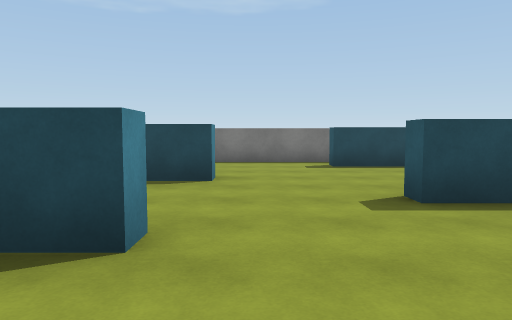
view 1 (above)

21 first-person views from a walk through a Unity game level. The camera is 1.4 m above the floor, tilts 4° down and sees 70° across. The floor is counted in squares, 2 m on a side. Each view is taken from the middle of a square. On the plan, view 1 faces up. The plan holds only what a view shows up to about 11 squares ahead; the rest is blank. The player is left out. Surface patterns are stand-ins for the level's own textures.

view 2
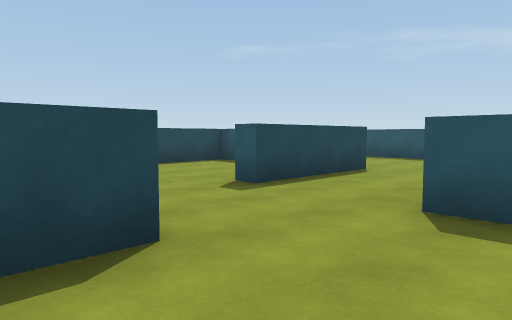

view 3
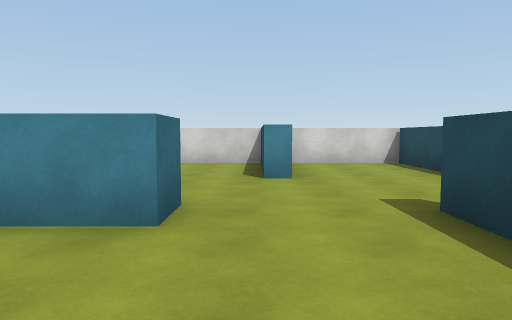

view 4
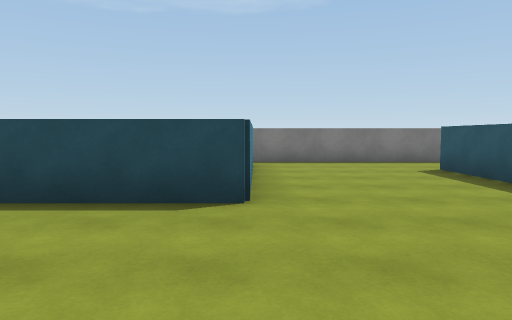

view 5
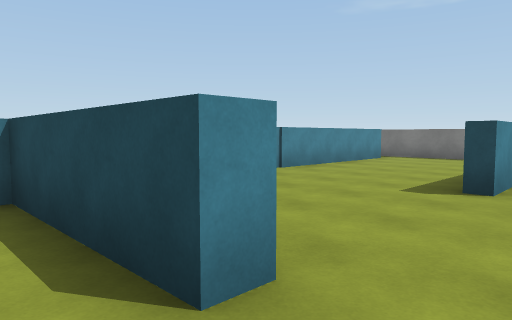

view 6
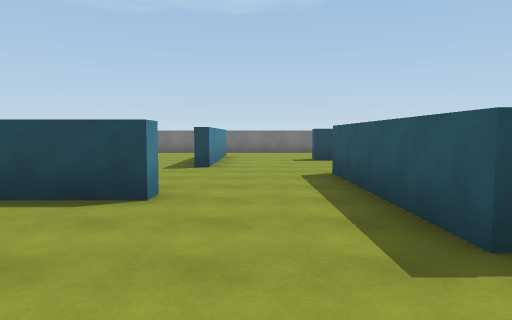

view 7
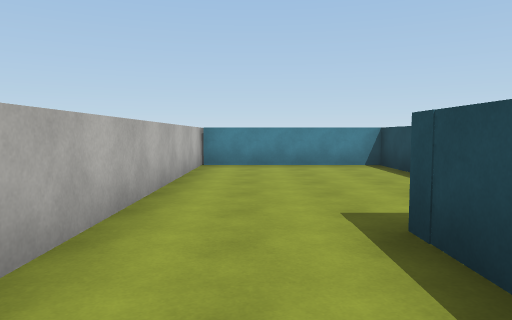

view 8
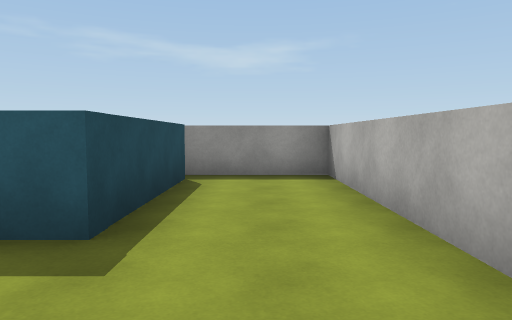

view 9
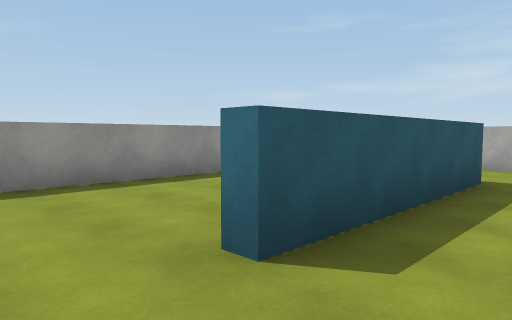

view 10
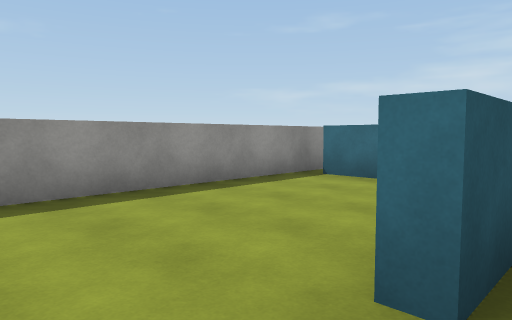

view 11
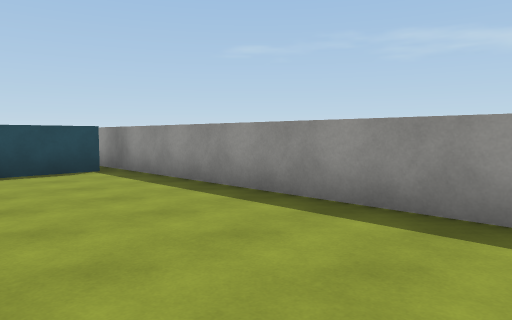

view 12
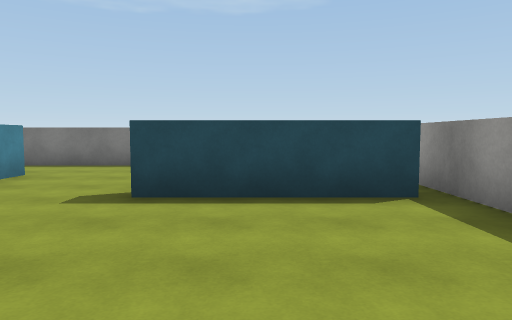

view 13
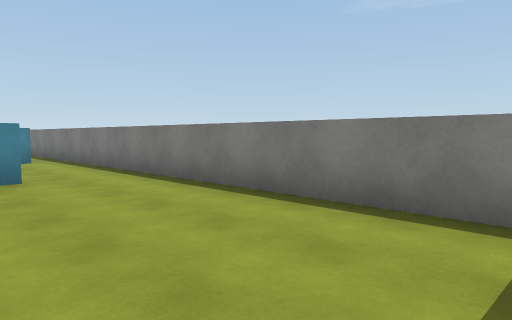

view 14
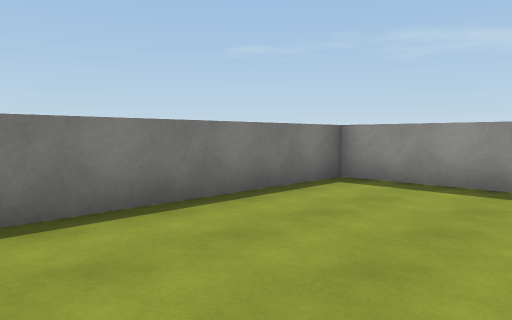

view 15
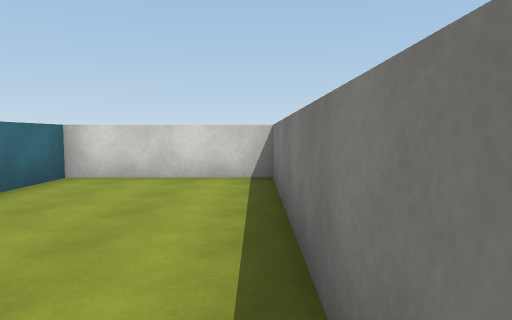

view 16
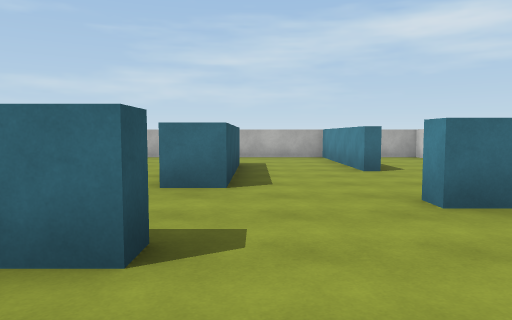

view 17
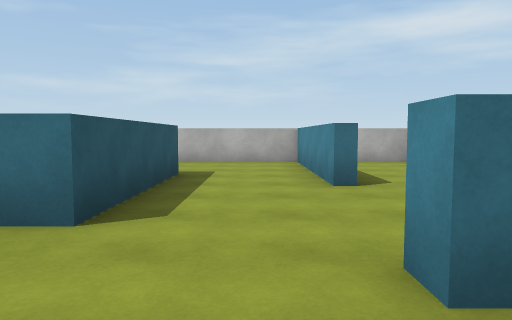

view 18
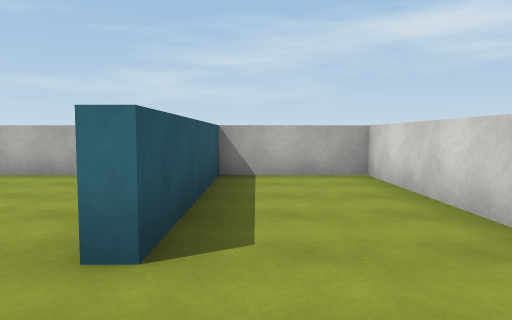

view 19
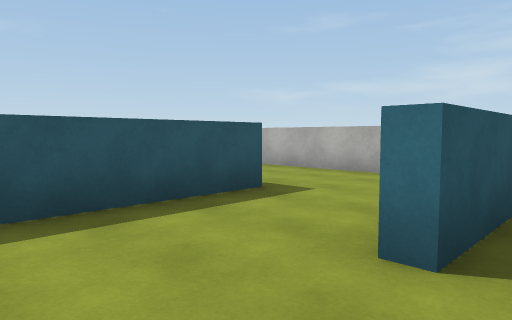

view 20
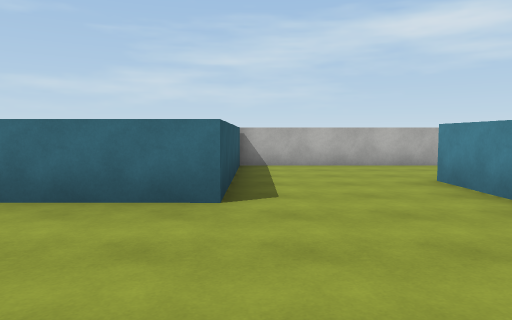

view 21
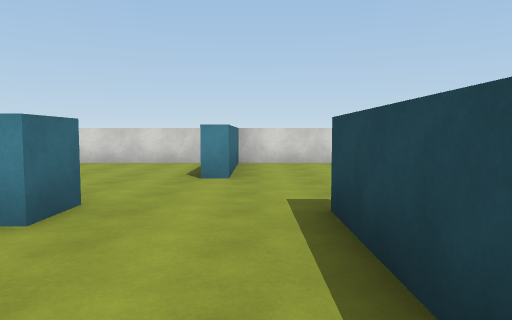

### Floor plan
Points are (right, up) in squares from view 1. A wall is a line through its corners. A room is listed if a view was taken in it or the views show most of it. See-through windows are left out.
Room 1 (views 1, 15, 16, 17)
walls: (-0.8, 6) (-0.8, 5.5) (-3.9, 5.5) (-3.9, 2.6) (-0.8, 2.6) (-0.8, 2.1); (1.7, 3.7) (1.7, 4.1) (2.4, 4.1); (4.6, 8) (1.7, 8) (1.7, 8.4); (-1.1, -0.9) (-1.1, -2.6); (5.6, 9.3) (-3.9, 9.3) (-3.9, 5.9) (-2.2, 5.9); (1.4, -2.5) (1.4, 1.3) (2.3, 1.3)
ways out: opening at (-1, 0.5) to room 2; opening at (2, 2.5) to room 3; opening at (5, 9) to room 3; opening at (0.5, -1.5) to room 7
Room 2 (views 2, 18, 19)
walls: (-0.8, 2.1) (-3.9, 2.1) (-3.9, -5.2) (-1.4, -5.2) (-1.4, -0.9) (-1.1, -0.9)
ways out: opening at (-1, 0.5) to room 1
Room 3 (views 3, 4, 20, 21)
walls: (8.7, 3.9) (8.7, 7.4); (9.1, 2.8) (8.6, 2.8); (5.4, -0.7) (7.6, -0.7); (8.9, -0.6) (8.9, -1.2); (2.3, 1.3) (2.3, -0.6); (4.9, 8.5) (4.9, 3.7) (1.7, 3.7); (11.4, -1.4) (11.4, 1.6); (9.6, 9.3) (5.6, 9.3)
ways out: opening at (2, 2.5) to room 1; opening at (5, 9) to room 1; opening at (9.5, -1) to room 4; opening at (10.5, 2) to room 5; opening at (9, 8.5) to room 6; opening at (3.5, -1.5) to room 7
Room 4 (views 5, 6, 7, 8)
walls: (8.9, -1.2) (5.7, -1.2) (5.7, -5.2); (14.8, -2.9) (11.4, -2.9) (11.4, -1.4); (5.1, -5.2) (15.3, -5.2) (15.3, -2.5)
ways out: opening at (9.5, -1) to room 3; opening at (15, -3) to room 5
Room 5 (views 9, 10, 11, 12)
walls: (13.6, -2.4) (14.8, -2.4); (15.3, -2.5) (15.3, 4.5); (14.9, 5) (11.5, 5); (8.9, 4.5) (8.9, 2.8)
ways out: opening at (10.5, 2) to room 3; opening at (15, -3) to room 4; opening at (10.5, 5) to room 6; opening at (15, 5) to room 6
Room 6 (views 13, 14)
walls: (8.9, 7.4) (8.9, 4.5); (15.3, 4.5) (15.3, 9.3) (9.6, 9.3)
ways out: opening at (9, 8.5) to room 3; opening at (10.5, 5) to room 5; opening at (15, 5) to room 5
Room 7 (no view inside)
walls: (2.3, -0.6) (2.3, -2.5); (-1.1, -2.6) (-1.1, -5.2) (5.1, -5.2); (5.4, -5) (5.4, -0.7)
ways out: opening at (0.5, -1.5) to room 1; opening at (3.5, -1.5) to room 3

Where each view was taken, in squares from view 1:
view 1: 0 up, 0 right, facing up
view 2: 0 up, 2 left, facing up-right
view 3: 2 up, 5 right, facing left
view 4: 0 up, 5 right, facing up
view 5: 2 down, 10 right, facing up-left
view 6: 5 down, 10 right, facing up
view 7: 4 down, 14 right, facing left
view 8: 4 down, 9 right, facing right
view 9: 3 up, 10 right, facing down-right
view 10: 3 up, 11 right, facing down-right
view 11: 2 down, 12 right, facing up-right
view 12: 1 up, 13 right, facing up
view 13: 6 up, 15 right, facing up-left
view 14: 6 up, 10 right, facing up-right
view 15: 9 up, 2 right, facing left
view 16: 6 up, 1 right, facing down
view 17: 4 up, 0 right, facing down
view 18: 1 up, 2 left, facing down
view 19: 1 up, 2 left, facing down-right
view 20: 3 up, 5 right, facing down
view 21: 3 up, 5 right, facing left
